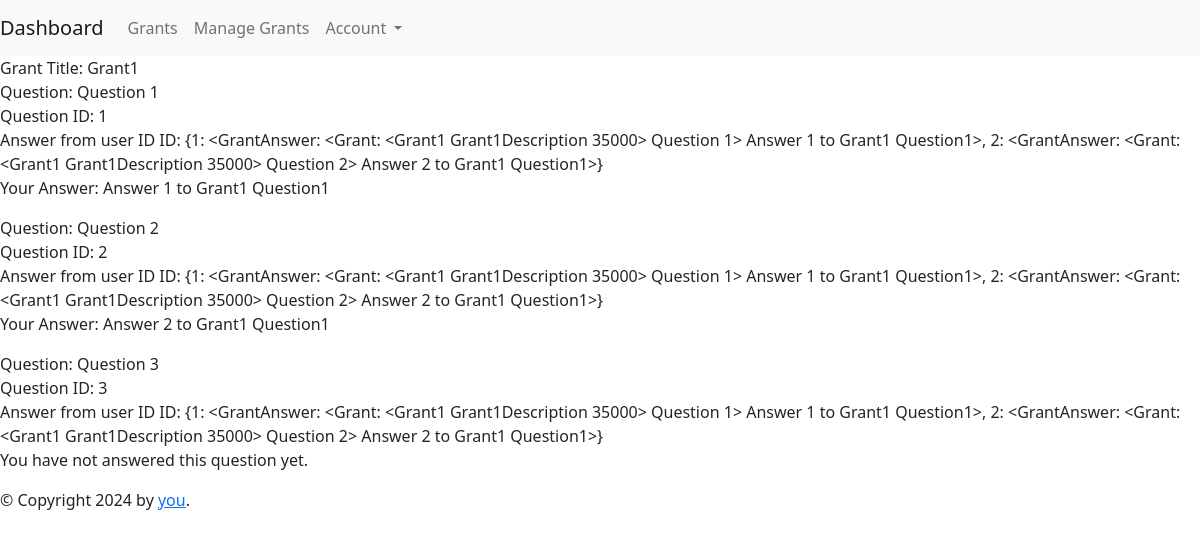
The page /apply-to-grant/1 (signed in) on the database its author committed.
### app.py (models this page shows)
class Grant(db.Model):
    id = db.Column(db.Integer, primary_key=True)
    user_id = db.Column(db.Integer, db.ForeignKey('user.id'))
    user = db.relationship('User', backref='usergrants')
    grant_title = db.Column(db.String(200), unique=True, nullable=False)
    grant_description = db.Column(db.String(200), nullable=False)
    grant_fund = db.Column(db.Integer, nullable=False, default=0)
    created_on = created_on = db.Column(db.DateTime, default=datetime.utcnow)
    def __repr__(self):
        return f'<{self.grant_title} {self.grant_description} {self.grant_fund}>'

class GrantQuestion(db.Model):
    id = db.Column(db.Integer, primary_key=True)
    user_id = db.Column(db.Integer, db.ForeignKey('user.id'))
    user = db.relationship('User', backref='usergrantquestions')
    grant_id = db.Column(db.Integer, db.ForeignKey('grant.id'))
    grant = db.relationship('Grant', backref='questions')
    question = db.Column(db.String(200), nullable=False)
    created_on = db.Column(db.DateTime, default=datetime.utcnow)
    answers = relationship('GrantAnswer', backref='question', lazy=True)
    def __repr__(self):
        return f'<Grant: {self.grant} {self.question}>'

class GrantAnswer(db.Model):
    id = db.Column(db.Integer,primary_key=True)
    user_id = db.Column(db.Integer, db.ForeignKey('user.id'))
    user = db.relationship('User', backref='usergrantanswers')
    grant_question_id = db.Column(db.Integer, db.ForeignKey('grant_question.id'))#the FK was automatically named `grant_question` in the migration.
    grant_question = relationship('GrantQuestion', back_populates='answers')
    answer = db.Column(db.String(300), nullable=False)
    created_on = db.Column(db.DateTime, default=datetime.utcnow)
    def __repr__(self):
         return f'<GrantAnswer: {self.grant_question} {self.answer}>'

### app.py (the view, shortened to what this page needs)
@app.route("/apply-to-grant/<int:grant_id>", methods=['GET', 'POST'])
def apply_to_grant(grant_id):
    grant = Grant.query.get_or_404(grant_id)
    grant_questions = GrantQuestion.query.filter_by(grant_id=grant_id)
    answers = GrantAnswer.query.join(GrantQuestion).filter(
        GrantQuestion.grant_id == grant_id,
        GrantAnswer.user_id == current_user.id
    ).all()
    answers_from_user_id = {answer.grant_question_id: answer for answer in answers}
    print(answers_from_user_id)
    for grantquestion in grant_questions:
        pass
    for grantanswer in answers:
        print(f'grantanswer.answer: {grantanswer.answer} + grantanswer.grant_question_id:{grantanswer.grant_question_id} + grantanswer.user_id: {grantanswer.user_id} ')
    grantanswerform = AnswerGrantQuestionForm()
    return render_template('grantee/apply-to-grant.html',
        grant_id=grant_id,
        grant=grant,
        grant_questions=grant_questions,
        grantanswerform=grantanswerform,
        answers=answers,
        answers_from_user_id=answers_from_user_id)

### app.py (called while the page is built)
@login_manager.user_loader
def load_user(user_id):
    return User.query.get(user_id)

### templates/grantee/apply-to-grant.html
{% extends 'base/base.html' %}
{%block content%}
Grant Title: {{grant.grant_title}}<br/>
{%for grantquestion in grant_questions%}
 Question: {{grantquestion.question}}<br/>
 Question ID: {{grantquestion.id}}<br/>
 Answer from user ID ID: {{answers_from_user_id}}<br/>
   {% if grantquestion.id in answers_from_user_id %}
        <p>Your Answer: {{ answers_from_user_id[grantquestion.id].answer }}</p>
    {% else %}
        <p>You have not answered this question yet.</p>
    {% endif %}
{%endfor%}
{%endblock%}

### rows shown on the page
Grant: grant_title "Grant1", grant_title+grant_description+grant_fund "{1: <GrantAnswer: <Grant: <Grant1 Grant1Description 35000> Question 1> Answer 1 to Grant1 Question1>, 2: <GrantAnswer: <Grant: <Grant1 Grant1Description 35000> Question 2> Answer 2 to Grant1 Question1>}"
GrantQuestion: question "Question 1", id "1", id.answer "Answer 1 to Grant1 Question1"
GrantQuestion: question "Question 2", id "2", id.answer "Answer 2 to Grant1 Question1"
GrantQuestion: question "Question 3", id "3", shows "You have not answered this question yet."
